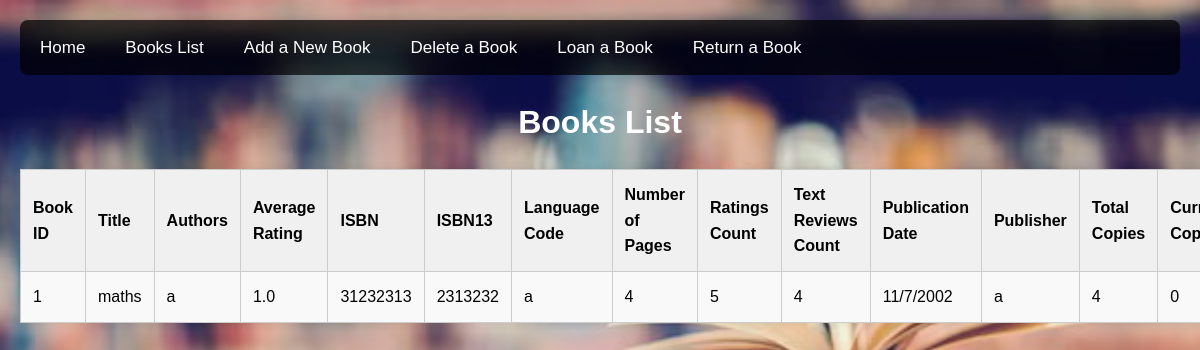
Before: /books_list with the older database file.
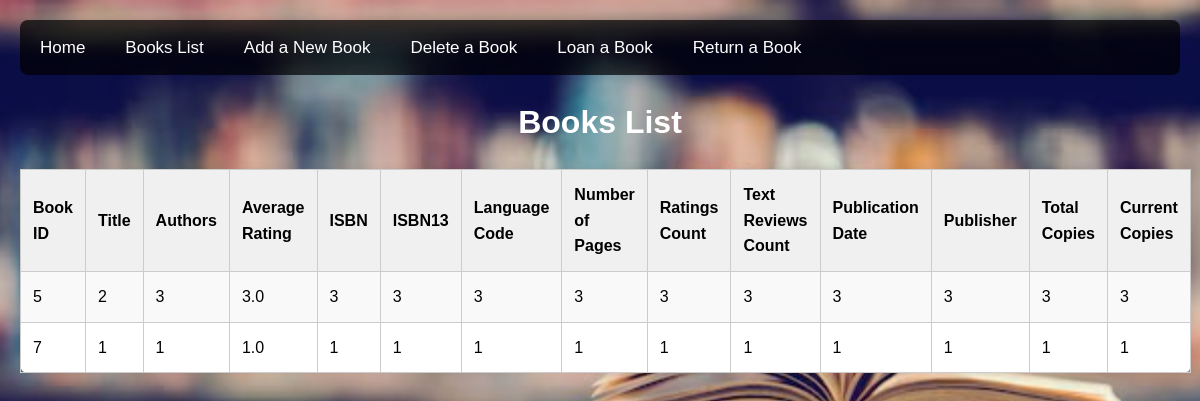
After: the same page with the newer database file.
### app.py (models this page shows, shortened)
class Books(db.Model):
    bookID = db.Column(db.String(250), primary_key=True, nullable=False)
    title = db.Column(db.String(250), nullable=False)
    authors = db.Column(db.String(250))
    average_rating = db.Column(db.String(250))
    isbn = db.Column(db.String(250))
    isbn13 = db.Column(db.String(250))
    language_code = db.Column(db.String(250))
    num_pages = db.Column(db.Integer)
    ratings_count = db.Column(db.Integer)
    text_reviews_count = db.Column(db.Integer)
    publication_date = db.Column(db.String(250))
    publisher = db.Column(db.String(250))
    no_of_copies_total = db.Column(db.Integer)
    no_of_copies_current = db.Column(db.Integer)

### app.py (the view)
@app.route('/books_list')
def books_list():
    books = Books.query.all()
    return render_template('books_list.html', books=books)

### templates/books_list.html (shortened to what this page needs)
<!DOCTYPE html>
<html lang="en">
<head>
    <link rel="stylesheet" href="/static/css/styles.css">
</head>
<body>
    <nav>
        <a href="./">Home</a>
        <a href="books_list">Books List</a>
        <a href="add_book">Add a New Book</a>
        <a href="delete_book">Delete a Book</a>
        <a href="loan_book">Loan a Book</a>
        <a href="return_book">Return a Book</a>
    </nav>
    <h1>Books List</h1>
    <table>
        <tr>
            <th>Book ID</th>
            <th>Title</th>
            <th>Authors</th>
            <th>Average Rating</th>
            <th>ISBN</th>
            <th>ISBN13</th>
            <th>Language Code</th>
            <th>Number of Pages</th>
            <th>Ratings Count</th>
            <th>Text Reviews Count</th>
            <th>Publication Date</th>
            <th>Publisher</th>
            <th>Total Copies</th>
            <th>Current Copies</th>
        </tr>
        {% for book in books %}
        <tr>
            <td>{{ book.bookID }}</td>
            <td>{{ book.title }}</td>
            <td>{{ book.authors }}</td>
            <td>{{ book.average_rating }}</td>
            <td>{{ book.isbn }}</td>
            <td>{{ book.isbn13 }}</td>
            <td>{{ book.language_code }}</td>
            <td>{{ book.num_pages }}</td>
            <td>{{ book.ratings_count }}</td>
            <td>{{ book.text_reviews_count }}</td>
            <td>{{ book.publication_date }}</td>
            <td>{{ book.publisher }}</td>
            <td>{{ book.no_of_copies_total }}</td>
            <td>{{ book.no_of_copies_current }}</td>
        </tr>
        {% endfor %}
    </table>
</body>
</html>

### static/css/styles.css (style rules this page uses)
html, body { height: 100%; margin: 0; }
body { font-family: Arial, sans-serif; background-image: url('/static/images/books.jpeg'); background-size: cover; background-position: center; background-repeat: no-repeat; background-attachment: fixed; color: #000; padding: 20px; line-height: 1.6; }
nav { background-color: rgba(0, 0, 0, 0.7); overflow: hidden; border-radius: 8px; margin-bottom: 20px; }
nav a { float: left; display: block; color: white; text-align: center; padding: 14px 20px; text-decoration: none; font-size: 17px; }
h1, h2 { color: #fff; text-align: center; }
table { width: 100%; border-collapse: collapse; margin-bottom: 20px; background-color: #fff; border-radius: 8px; box-shadow: 0 0 10px rgba(0, 0, 0, 0.1); color: #000; }
table, th, td { border: 1px solid #ccc; }
th, td { padding: 12px; text-align: left; }
th { background-color: #f0f0f0; }
tr:nth-child(even) { background-color: #f9f9f9; }

Changed rows visible on the page:
removed Books: bookID "1", title "maths", authors "a", average_rating "1.0", isbn "31232313", isbn13 "2313232", language_code "a", num_pages "4", ratings_count "5", text_reviews_count "4", publication_date "11/7/2002", publisher "a", no_of_copies_total "4", no_of_copies_current "0"
added Books: bookID "5", title "2", authors "3", average_rating "3.0", isbn "3", isbn13 "3", language_code "3", num_pages "3", ratings_count "3", text_reviews_count "3", publication_date "3", publisher "3", no_of_copies_total "3", no_of_copies_current "3"
added Books: bookID "7", title "1", authors "1", average_rating "1.0", isbn "1", isbn13 "1", language_code "1", num_pages "1", ratings_count "1", text_reviews_count "1", publication_date "1", publisher "1", no_of_copies_total "1", no_of_copies_current "1"
